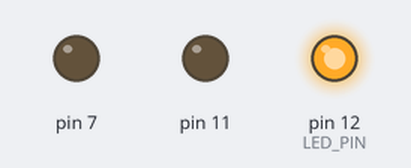
Bench run of a sketch on a simulated Arduino Uno, built with avr-gcc and run on an emulated ATmega328P. Parts: output pins drawn as LEDs (lit = HIGH).

Above: at 0.3 s.
At 1.1 s:
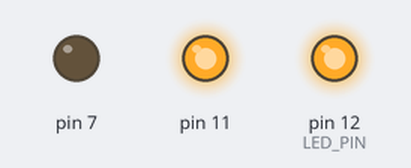
At 1.8 s:
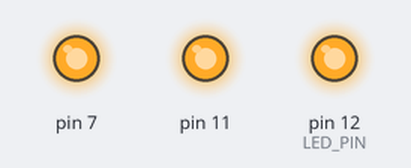
At 2.6 s:
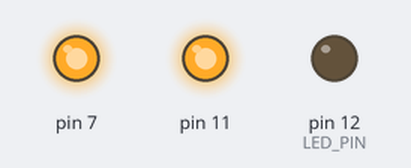
At 3.3 s:
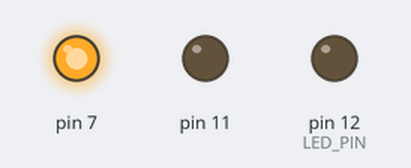
At 4.1 s:
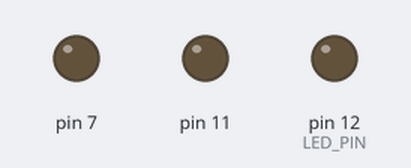
Timing chart, 0 to 5.9 s (numbered marks = the images above):
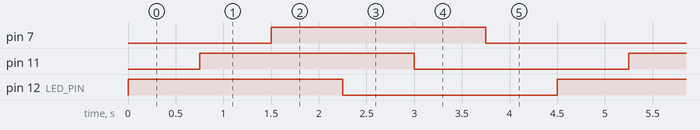

The sketch:

blinky_baremetal.ino
```cpp
#define LED_PIN PB4

void delay(uint32_t count) {
  for (uint32_t i=0; i <count; i++)
  {
    __asm__("nop");
  }
}

int main(void){
DDRB|= (1<< PB4);//or we can set PORTB=16
DDRB|= (1<< PB3);//or we can set PORTB=8
DDRD|= (1<< PD7);//or we can set PORTB=128
while (1){
  PORTB^=(1<<PB4);
  delay(1000000);
   PORTB^=(1<<PB3);
  delay(1000000);
   PORTD^=(1<<PD7);
  delay(1000000);
}

}
```

Measured:
- by itself, pin 7, pin 11, pin 12 (LED_PIN): alternates HIGH for 2.3 s and LOW for 2.3 s
- by itself, everything shown: repeats every 4.5 s, in 6 steps
